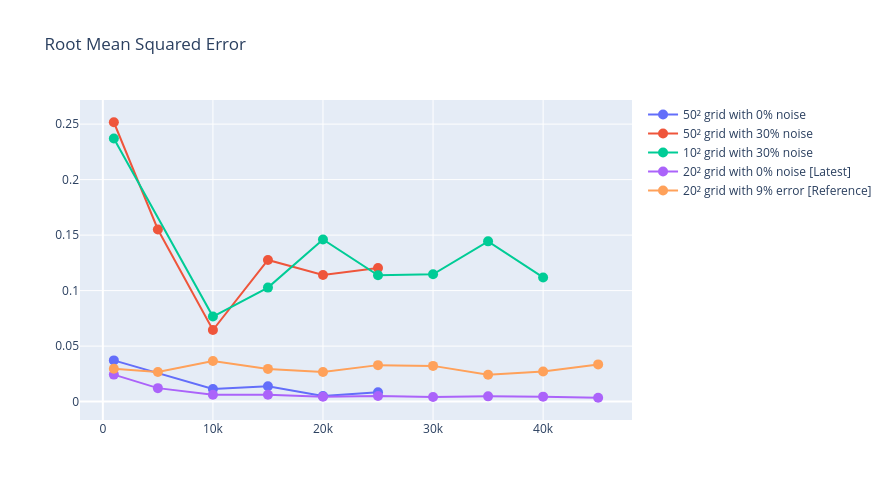

This figure's notebook cell:
### Code cell
# Configuración del subplot
fig = make_subplots(
    rows=1, 
    cols=1, 
     # Actualizado para que coincida con tus datos
)

# Agregar la primera fila (row=1)
fig.add_trace(
    go.Scatter(
        x=df_50_pure['Number of states per QKD transmission'], 
        y=df_50_pure['correlation factor R2'], 
        mode='lines+markers', 
        name='50² grid with 0% noise'
    ),
    row=1, col=1
)

# Agregar la segunda fila (row=2)
fig.add_trace(
    go.Scatter(
        x=df_50_error['Number of states per QKD transmission'], 
        y=df_50_error['correlation factor R2'], 
        mode='lines+markers', 
        name='50² grid with 30% noise'
    ),
    row=1, col=1
)

# Agregar la tercera fila (row=3)
fig.add_trace(
    go.Scatter(
        x=df_10_error['Number of states per QKD transmission'], 
        y=df_10_error['correlation factor R2'], 
        mode='lines+markers', 
        name='10² grid with 30% noise'
    ),
    row=1, col=1
)
fig.add_trace(go.Scatter(
                x = df_reviewed['N_states'].values,
                y = df_reviewed['RMSE'].values,
                name="20² grid with 0% noise [Latest]"
                 ))
fig.add_trace(go.Scatter(
                 y = df_noisy['RMSE'].values,
                 x = df_noisy['N_states'].values,
                name="20² grid with 9% error [Reference]"
                 ))
fig.update_traces(marker_size=10)

fig.update_layout(
    title = 'Correlation between the analytical model and simmulation with noise probabilities reviewed by literature\nMean Square Error',
    height = 411,
    width = 700
)

# Ajuste estético (recomendado para 3 filas)
fig.update_layout(
    height=500,
    width=889,
    title_text="Root Mean Squared Error"
)



fig.show()

### Figure 1 — Plotly figure (JSON) as saved in the notebook; plotly's stock layout.template omitted (floating-point values rounded to 4 significant figures)
{"data": [{"marker": {"size": 10}, "mode": "lines+markers", "name": "50² grid with 0% noise", "type": "scatter", "x": [1000.0, 10000.0, 15000.0, 20000.0, 25000.0], "xaxis": "x", "y": [0.03714, 0.01134, 0.01378, 0.005088, 0.008414], "yaxis": "y"}, {"marker": {"size": 10}, "mode": "lines+markers", "name": "50² grid with 30% noise", "type": "scatter", "x": [1000.0, 5000.0, 10000.0, 15000.0, 20000.0, 25000.0], "xaxis": "x", "y": [0.2517, 0.1551, 0.0645, 0.1276, 0.114, 0.1204], "yaxis": "y"}, {"marker": {"size": 10}, "mode": "lines+markers", "name": "10² grid with 30% noise", "type": "scatter", "x": [1000.0, 10000.0, 15000.0, 20000.0, 25000.0, 30000.0, 35000.0, 40000.0], "xaxis": "x", "y": [0.2371, 0.07665, 0.1027, 0.1461, 0.1139, 0.1147, 0.1444, 0.1119], "yaxis": "y"}, {"marker": {"size": 10}, "name": "20² grid with 0% noise [Latest]", "type": "scatter", "x": [1000.0, 5000.0, 10000.0, 15000.0, 20000.0, 25000.0, 30000.0, 35000.0, 40000.0, 45000.0], "y": [0.02433, 0.01215, 0.006111, 0.006116, 0.004385, 0.004994, 0.004212, 0.004749, 0.004461, 0.003482]}, {"marker": {"size": 10}, "name": "20² grid with 9% error [Reference]", "type": "scatter", "x": [1000.0, 5000.0, 10000.0, 15000.0, 20000.0, 25000.0, 30000.0, 35000.0, 40000.0, 45000.0], "y": [0.02959, 0.02674, 0.0366, 0.02949, 0.02661, 0.03287, 0.03219, 0.0242, 0.0271, 0.03352]}], "layout": {"height": 500, "title": {"text": "Root Mean Squared Error"}, "width": 889, "xaxis": {"anchor": "y", "domain": [0, 1]}, "yaxis": {"anchor": "x", "domain": [0, 1]}}}
